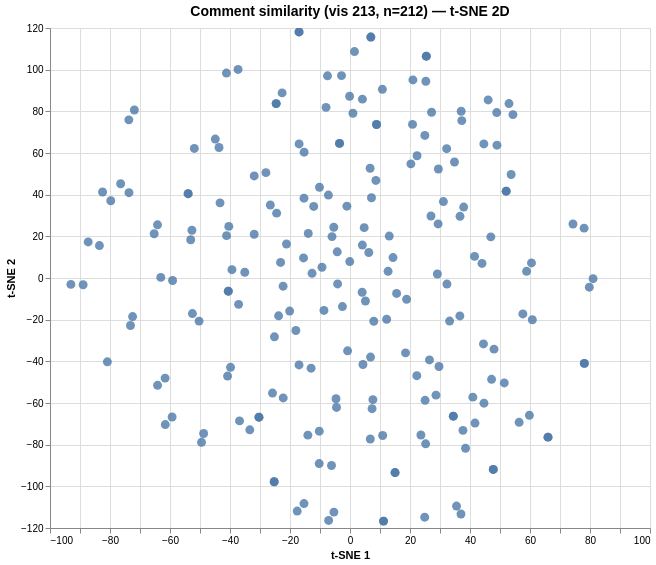

Write a Vega-Lite specification for this figure.
### Vega specification from a JSON file in a GitHub repository (floating-point values rounded to 4 significant figures; data arrays with more than 128 entries replaced by an {"elided": "..."} marker saying what was removed)
{"$schema": "https://vega.github.io/schema/vega/v6.json", "data": [{"name": "param_1e9efca18e7a2868_store"}, {"name": "source_0", "values": {"elided": "212 records"}}, {"name": "source_0_x_domain_dim_1", "values": [{"min": -93.04, "max": 81.02}]}, {"name": "source_0_y_domain_dim_2", "values": [{"min": -116.7, "max": 118.1}]}], "signals": [{"name": "unit", "value": {}, "on": [{"events": "pointermove", "update": "isTuple(group()) ? group() : unit"}]}, {"name": "param_1e9efca18e7a2868", "update": "vlSelectionResolve(\"param_1e9efca18e7a2868_store\", \"union\")"}, {"name": "param_1e9efca18e7a2868_dim_1", "on": [{"events": [{"source": "view", "type": "dblclick"}], "update": "null"}, {"events": {"signal": "param_1e9efca18e7a2868_translate_delta"}, "update": "panLinear(param_1e9efca18e7a2868_translate_anchor.extent_x, -param_1e9efca18e7a2868_translate_delta.x / width)"}, {"events": {"signal": "param_1e9efca18e7a2868_zoom_delta"}, "update": "zoomLinear(domain(\"x\"), param_1e9efca18e7a2868_zoom_anchor.x, param_1e9efca18e7a2868_zoom_delta)"}]}, {"name": "param_1e9efca18e7a2868_dim_2", "on": [{"events": [{"source": "view", "type": "dblclick"}], "update": "null"}, {"events": {"signal": "param_1e9efca18e7a2868_translate_delta"}, "update": "panLinear(param_1e9efca18e7a2868_translate_anchor.extent_y, param_1e9efca18e7a2868_translate_delta.y / height)"}, {"events": {"signal": "param_1e9efca18e7a2868_zoom_delta"}, "update": "zoomLinear(domain(\"y\"), param_1e9efca18e7a2868_zoom_anchor.y, param_1e9efca18e7a2868_zoom_delta)"}]}, {"name": "param_1e9efca18e7a2868_tuple", "on": [{"events": [{"signal": "param_1e9efca18e7a2868_dim_1 || param_1e9efca18e7a2868_dim_2"}], "update": "param_1e9efca18e7a2868_dim_1 && param_1e9efca18e7a2868_dim_2 ? {unit: \"\", fields: param_1e9efca18e7a2868_tuple_fields, values: [param_1e9efca18e7a2868_dim_1,param_1e9efca18e7a2868_dim_2]} : null"}]}, {"name": "param_1e9efca18e7a2868_tuple_fields", "value": [{"field": "dim_1", "channel": "x", "type": "R"}, {"field": "dim_2", "channel": "y", "type": "R"}]}, {"name": "param_1e9efca18e7a2868_translate_anchor", "value": {}, "on": [{"events": [{"source": "scope", "type": "pointerdown"}], "update": "{x: x(unit), y: y(unit), extent_x: domain(\"x\"), extent_y: domain(\"y\")}"}]}, {"name": "param_1e9efca18e7a2868_translate_delta", "value": {}, "on": [{"events": [{"source": "window", "between": [{"source": "scope", "type": "pointerdown"}, {"source": "window", "type": "pointerup"}], "type": "pointermove", "consume": true}], "update": "{x: param_1e9efca18e7a2868_translate_anchor.x - x(unit), y: param_1e9efca18e7a2868_translate_anchor.y - y(unit)}"}]}, {"name": "param_1e9efca18e7a2868_zoom_anchor", "on": [{"events": [{"source": "scope", "type": "wheel", "consume": true}], "update": "{x: invert(\"x\", x(unit)), y: invert(\"y\", y(unit))}"}]}, {"name": "param_1e9efca18e7a2868_zoom_delta", "on": [{"events": [{"source": "scope", "type": "wheel", "consume": true}], "update": "pow(1.001, event.deltaY * pow(16, event.deltaMode))", "force": true}]}, {"name": "param_1e9efca18e7a2868_modify", "on": [{"events": {"signal": "param_1e9efca18e7a2868_tuple"}, "update": "modify(\"param_1e9efca18e7a2868_store\", param_1e9efca18e7a2868_tuple, true)"}]}], "marks": [{"type": "symbol", "name": "marks", "from": {"data": "source_0"}, "encode": {"update": {"opacity": {"value": 0.8}, "tooltip": {"signal": "{\"Comment #\": format(datum[\"index\"], \"\"), \"Comment\": isValid(datum[\"comment\"]) ? datum[\"comment\"] : \"\"+datum[\"comment\"]}"}, "y": {"field": "dim_2", "scale": "y"}, "fill": {"value": "#4c78a8"}, "size": {"value": 80}, "x": {"field": "dim_1", "scale": "x"}, "shape": {"value": "circle"}}}, "clip": true, "style": ["circle"], "interactive": true}], "scales": [{"name": "x", "type": "linear", "domain": [{"signal": "(data(\"source_0_x_domain_dim_1\")[0] || {}).min"}, {"signal": "(data(\"source_0_x_domain_dim_1\")[0] || {}).max"}], "range": [0, {"signal": "width"}], "domainRaw": {"signal": "param_1e9efca18e7a2868[\"dim_1\"]"}, "nice": true, "zero": true}, {"name": "y", "type": "linear", "domain": [{"signal": "(data(\"source_0_y_domain_dim_2\")[0] || {}).min"}, {"signal": "(data(\"source_0_y_domain_dim_2\")[0] || {}).max"}], "range": [{"signal": "height"}, 0], "nice": true, "domainRaw": {"signal": "param_1e9efca18e7a2868[\"dim_2\"]"}, "zero": true}], "axes": [{"scale": "x", "orient": "bottom", "aria": false, "domain": false, "gridScale": "y", "tickCount": {"signal": "ceil(width/40)"}, "labels": false, "grid": true, "minExtent": 0, "zindex": 0, "ticks": false, "maxExtent": 0}, {"scale": "y", "orient": "left", "aria": false, "tickCount": {"signal": "ceil(height/40)"}, "zindex": 0, "maxExtent": 0, "minExtent": 0, "gridScale": "x", "grid": true, "domain": false, "ticks": false, "labels": false}, {"scale": "x", "orient": "bottom", "tickCount": {"signal": "ceil(width/40)"}, "zindex": 0, "labelOverlap": true, "title": "t-SNE 1", "labelFlush": true, "grid": false}, {"scale": "y", "labelOverlap": true, "grid": false, "title": "t-SNE 2", "orient": "left", "tickCount": {"signal": "ceil(height/40)"}, "zindex": 0}], "title": {"text": "Comment similarity (vis 213, n=212) — t-SNE 2D", "fontSize": 14, "frame": "group"}, "background": "white", "width": 600, "style": "cell", "height": 500, "padding": 5}
